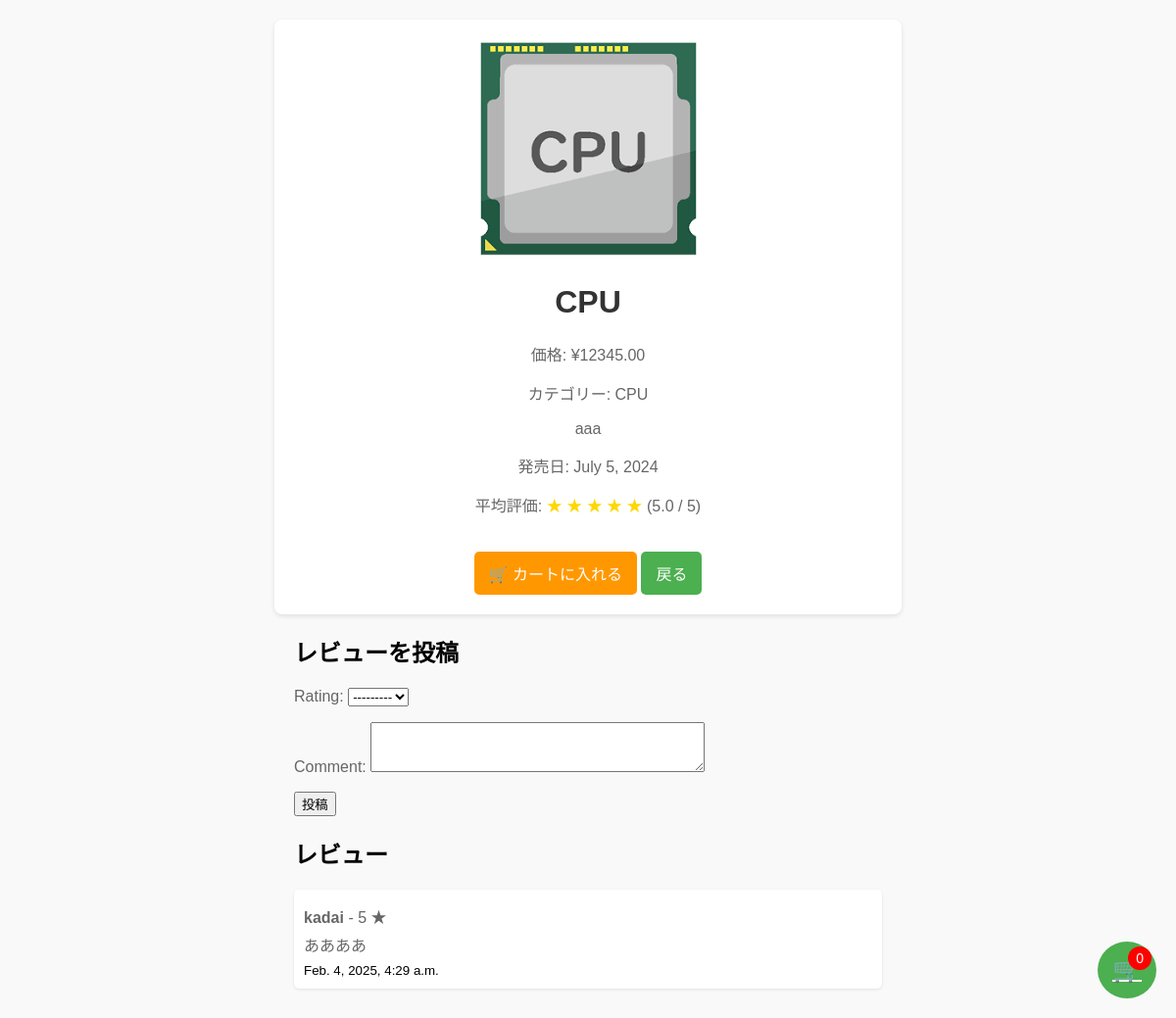
/product/10/ (signed in), run on the app's committed database.
### search_app/models.py (models this page shows, shortened)
class Product(models.Model):
    name = models.CharField(max_length=255)
    description = models.TextField()
    price = models.DecimalField(max_digits=10, decimal_places=2)
    category = models.ForeignKey(Category, on_delete=models.CASCADE)
    image = models.ImageField(upload_to='product_images/', blank=True, null=True, default='default_image.png')
    release_date = models.DateField(null=True, blank=True)
    def average_rating(self):
        reviews = self.reviews.all()
        if reviews:
            return sum([review.rating for review in reviews]) / len(reviews)
        return 0

class Category(models.Model):
    name = models.CharField(max_length=255)
    parent_category = models.ForeignKey(
        'self',
        on_delete=models.CASCADE,
        null=True,
        blank=True,
        related_name='subcategories'
    )

class Review(models.Model):
    product = models.ForeignKey(Product, on_delete=models.CASCADE, related_name="reviews")
    user = models.ForeignKey(User, on_delete=models.CASCADE)
    rating = models.IntegerField(choices=[(i, i) for i in range(1, 6)])  # 1〜5の評価
    comment = models.TextField()
    created_at = models.DateTimeField(auto_now_add=True)

### search_app/views.py (the view)
# urls.py: path('product/<int:pk>/', views.product_detail, name='product_detail'),
def product_detail(request, pk):
    product = get_object_or_404(Product, pk=pk)
    reviews = product.reviews.all()  # 商品のレビューを取得
    avg_rating = product.average_rating()  # 平均評価を取得
    if request.method == "POST":
        form = ReviewForm(request.POST)
        if form.is_valid():
            review = form.save(commit=False)
            review.product = product
            review.user = request.user
            review.save()
            return redirect('product_detail', pk=product.pk)
    else:
        form = ReviewForm()
    return render(request, 'product_detail.html', {
        'product': product,
        'reviews': reviews,
        'avg_rating': avg_rating,
        'form': form,
    })

### search_app/forms.py
class ReviewForm(forms.ModelForm):
    class Meta:
        model = Review
        fields = ['rating', 'comment']
        widgets = {
            'rating': forms.Select(choices=[(i, f"{i} ⭐") for i in range(1, 6)]),
            'comment': forms.Textarea(attrs={'rows': 3}),
        }

### search_app/templates/product_detail.html (shortened to what this page needs)
<!DOCTYPE html>
<html lang="ja">
  <head>
  </head>
  <body>
    <div class="product-detail">
      {% if product.image %}
      <img src="{{ product.image.url }}" alt="{{ product.name }}" />
      {% else %}
      <img src="/static/default_image.png" alt="デフォルト画像" />
      {% endif %}
      <h1>{{ product.name }}</h1>
      <p>価格: ¥{{ product.price }}</p>
      <p>カテゴリー: {{ product.category.name }}</p>
      <p>{{ product.description }}</p>
      <p>発売日: {{ product.release_date|default:"未設定" }}</p>
      <p>
        <p>平均評価:
          <span class="stars">
            {% for i in "12345"|make_list %}
              {% if forloop.counter <= avg_rating|default:0 %}
                ★
              {% else %}
                ☆
              {% endif %}
            {% endfor %}
          </span>
          ({{ avg_rating|floatformat:1 }} / 5)
        </p>
      <button class="add-to-cart" onclick="addToCart({{ product.id }})">
        🛒 カートに入れる
      </button>
      <a href="{% url 'product_search' %}" class="back-button">戻る</a>
    </div>
    <div class="review-section">
      <h2>レビューを投稿</h2>
      {% if user.is_authenticated %}
      <form method="post">
        {% csrf_token %} {{ form.as_p }}
        <button type="submit">投稿</button>
      </form>
      {% else %}
      <p>
        レビューを投稿するには
        <a href="{% url 'login' %}">ログイン</a> してください。
      </p>
      {% endif %}
      <h2>レビュー</h2>
      {% if reviews %}
        {% for review in reviews %}
          <div class="review">
            <p><strong>{{ review.user.username }}</strong> - {{ review.rating }} ★</p>
            <p>{{ review.comment }}</p>
            <small>{{ review.created_at }}</small>
          </div>
        {% endfor %}
      {% else %}
        <p>まだレビューがありません。</p>
      {% endif %}
    </div>
    <a href="{% url 'cart_view' %}" class="cart-icon">
      🛒
      <span id="cart-count" class="cart-count">0</span>
    </a>
  </body>
</html>

### search_app/templates/product_detail.html (style rules this page uses)
body { font-family: Arial, sans-serif; margin: 0; padding: 20px; background-color: #f9f9f9; text-align: center; }
.product-detail { max-width: 600px; margin: 0 auto; background: white; padding: 20px; border-radius: 8px; box-shadow: 0 2px 5px rgba(0, 0, 0, 0.1); }
img { max-width: 100%; border-radius: 8px; }
h1 { color: #333; }
p { color: #666; }
.back-button { display: inline-block; padding: 10px 15px; background-color: #4caf50; color: white; text-decoration: none; border-radius: 5px; margin-top: 20px; }
.add-to-cart { display: inline-block; padding: 10px 15px; background-color: #ff9800; color: white; text-decoration: none; border-radius: 5px; margin-top: 20px; cursor: pointer; border: none; font-size: 16px; }
.cart-icon { position: fixed; bottom: 20px; right: 20px; background: #4caf50; color: white; padding: 15px; border-radius: 50%; text-align: center; font-size: 24px; cursor: pointer; }
.cart-count { position: absolute; top: 5px; right: 5px; background: red; color: white; font-size: 14px; padding: 4px 8px; border-radius: 50%; }
.review-section { margin-top: 30px; text-align: left; max-width: 600px; margin: 0 auto; }
.review { background: #fff; padding: 10px; border-radius: 5px; margin-bottom: 10px; box-shadow: 0 1px 3px rgba(0, 0, 0, 0.1); }
.review p { margin: 5px 0; }
.stars { color: #ffd700; }

### data on the page
Product: image (picture), name "CPU", price "12345.00", category.name "CPU", description "aaa", release_date "July 5, 2024"
Review: user.username "kadai", rating "5", comment "ああああ", created_at "Feb. 4, 2025, 4:29 a.m."

### other printed values
{{ avg_rating|floatformat:1 }} "5.0"
